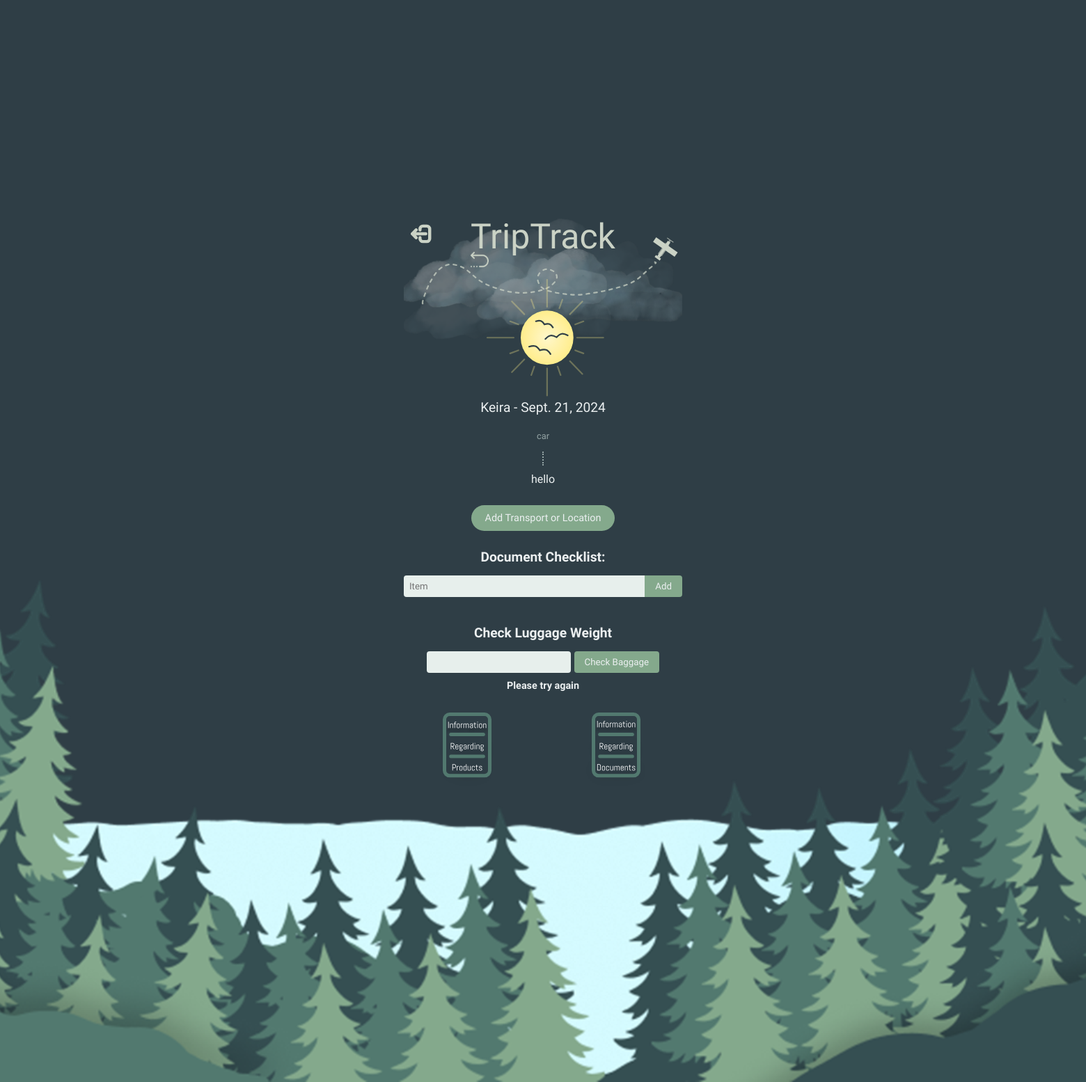
Page /page4/ (signed in) on the committed database.
### base/models.py (models this page shows, shortened)
class Trip(models.Model):
    strTripName = models.CharField(max_length=50)
    intStartDate = models.DateField()
    intEndDate = models.DateField()
    user = models.ForeignKey(User, on_delete=models.CASCADE, default=None)

class TripLeg(models.Model):
    dictTripLst = models.ForeignKey(Trip, on_delete=models.CASCADE)
    strLoc = models.ForeignKey(Destination, on_delete=models.SET_NULL, null=True, blank=True, max_length=50)
    strTran = models.ForeignKey(Transport, on_delete=models.SET_NULL, null=True, blank=True)

class Transport(models.Model):
    strTran = models.CharField(max_length=100, choices=tupTran, null=True, blank=True)

class Destination(models.Model):
    strLoc = models.CharField(max_length=100, null=True, blank=True)

### base/views.py (the view)
# urls.py: path('page4/', views.createdTripFour, name='page4'),  # View fourth part of created trip
@login_required(login_url='login')
def createdTripFour(request):
    request.session["active_page"] = 4
    dictTripLst = Trip.objects.filter(user=request.user).order_by('-intStartDate')[3]
    request.session['strTripName_id'] = dictTripLst.pk
    if dictTripLst:
        legs = TripLeg.objects.filter(dictTripLst=dictTripLst).order_by('pk')
        checklist = ChecklistItem.objects.filter(dictTripLst=dictTripLst).order_by("pk")
        return render(request, 'base/pgPreviousTripFour.html', {'trip': dictTripLst, 'legs': legs, 'checklist':checklist})
    else:
        return render(request, 'base/pgCreateButton.html')  # Create a template for no trips \

### base/templates/base/pgPreviousTripFour.html (shortened to what this page needs)
{% load static %}
<!DOCTYPE html>
<html lang="en">
<head>
    <link rel="stylesheet" href="https://unpkg.com/swiper/swiper-bundle.min.css">
</head>
<body>
    <div class="swiper-container">
        <div class="swiper-wrapper">
            <div class="swiper-slide">
                <div class="container">
                    <div class="header">
                        <a href="{% url 'logout' %}" class="logout-button">
                            <img style="width: 30px; height: 30px;" src="{% static 'Logout.svg' %}" alt="Logout Button" />
                        </a>
                        <a href="{% url 'createButton' %}" style="position: absolute; top: 6vh; left: 6vw; z-index: 2;">
                            <img style="width: calc(1800px+(2400-1800)*((100vw - 500px)/(1920-500))); height: 30px;" src="{% static 'Return.svg' %}" alt="Return" />
                        </a>
                        <img class="clouds-image" src="{% static 'bckTop.svg' %}" alt="Clouds" />
                        <h1 class="triptrack-logo">TripTrack</h1>
                        <p class="trip-title">{{ trip.strTripName }} - {{ trip.intStartDate }}</p>
                    </div>
                    <div class="itinerary">
                        {% for leg in legs %}
                            {% if leg.strTran == "" %}
                                <div class="transport">no transport</div>
                            {% else %}
                                <div class="transport">{{ leg.strTran.strTran }}</div>
                            {% endif %}
                            <div class="dotted-line"></div>
                            <div class="location">{{ leg.strLoc.strLoc }}</div>
                            <br/>
                        {% endfor %}
                    </div>
                    <a href="{% url 'createTripTwo' %}" class="add-button">Add Transport or Location</a>
                    <div class="checklist">
                        <h2>Document Checklist:</h2>
                        <form method="POST" action="{% url 'todo1' %}" class="add-item">
                            <input type="text" name="strItem" placeholder="Item">
                            <button class="btnAdd" type="submit">Add</button>
                        </form>
                    </div>
                    <div class="luggage-weight">
                        <h2>Check Luggage Weight</h2>
                        <form method="POST" action="{% url 'baggage-check1' %}">
                            <input type="text" class="inputWeight" name="intLuggageWeight" placholder="weight (kgs)" />
                            <button type="submit">Check Baggage</button>
                        </form>
                        {% if data == Error %}
                            <h1>Please try again</h1>
                        {% endif %}
                    </div>
                    <div class="info-buttons">
                        <a href="{% url 'prodPage' %}" style="padding-left: 50px;"><img src="{% static 'prodIcon.svg' %}"/></a>
                        <a href="{% url 'docPage' %}" style="padding-right: 50px;"><img src="{% static 'docIcon.svg' %}"/></a>
                    </div>
                </div>
                <div class="trees-container"><img src="{% static 'trees.svg' %}" alt="trees" class="trees-image"/></div>
            </div>
            <div class="swiper-slide"></div>
        </div>
    </div>
</body>
</html>

### rows in the picture
Trip: strTripName "Keira", intStartDate "Sept. 21, 2024"
TripLeg: strTran.strTran "car", strLoc.strLoc "hello"
